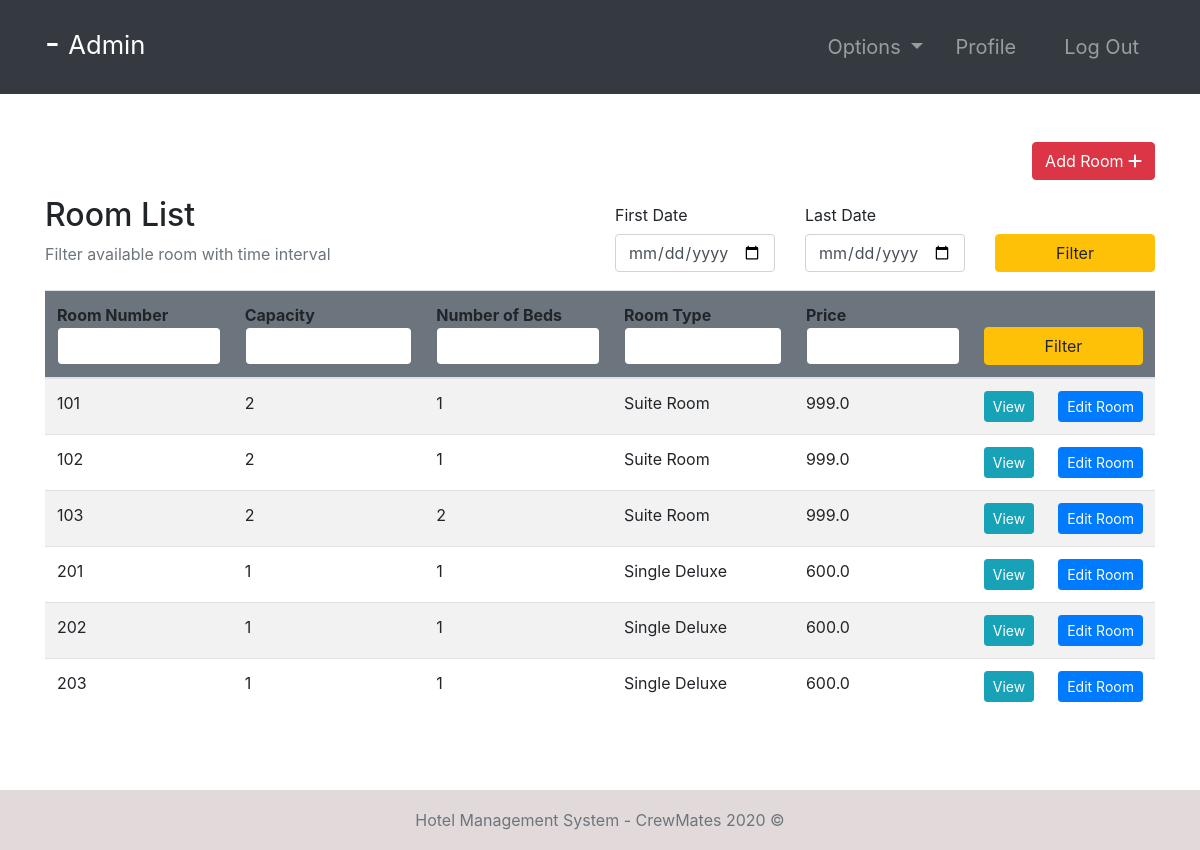
The app's page /rooms/ (signed in) with its own data.
### room/models.py (models this page shows, shortened)
class Room(models.Model):
    ROOM_TYPES = (
        ('King', 'King'),
        ('Luxury', 'Luxury'),
        ('Normal', 'Normal'),
        ('Economic', 'Economic'),
    )
    number = models.IntegerField(primary_key=True)
    capacity = models.SmallIntegerField()
    numberOfBeds = models.SmallIntegerField()
    roomType = models.CharField(max_length=20, choices=ROOM_TYPES)
    price = models.FloatField()
    statusStartDate = models.DateField(null=True)
    statusEndDate = models.DateField(null=True)

### room/views.py (the view, shortened to what this page needs)
# urls.py: path('rooms/', rooms, name="rooms"),
@ login_required(login_url='login')
def rooms(request):
    role = str(request.user.groups.all()[0])
    path = role + "/"
    rooms = Room.objects.all()
    firstDayStr = None
    lastDateStr = None
    def chech_availability(fd, ed):
        availableRooms = []
        for room in rooms:
            availList = []
            bookingList = Booking.objects.filter(roomNumber=room)
            if room.statusStartDate == None:
                for booking in bookingList:
                    if booking.startDate > ed.date() or booking.endDate < fd.date():
                        availList.append(True)
                    else:
                        availList.append(False)
                if all(availList):
                    availableRooms.append(room)
            else:
                if room.statusStartDate > ed.date() or room.statusEndDate < fd.date():
                    for booking in bookingList:
                        if booking.startDate > ed.date() or booking.endDate < fd.date():
                            availList.append(True)
                        else:
                            availList.append(False)
                        if all(availList):
                            availableRooms.append(room)
        return availableRooms
    context = {
        "role": role,
        'rooms': rooms,
        'fd': firstDayStr,
        'ld': lastDateStr
    }
    return render(request, path + "rooms.html", context)

### Templates/admin/rooms.html
{% extends '../index.html' %}
{% block context %}
{% include '../common_pages/rooms.html' %}
{% endblock %}

### Templates/index.html
{% include 'incs/head.html' %}
<body>
    {% include 'incs/nav.html' %}
    {% block context %}
    {% endblock %}
    {% include 'incs/footer.html' %}
</body>
</html>

### Templates/incs/head.html (shortened to what this page needs)
{% load static %}
<!DOCTYPE html>
<html lang="en">
<head>
    <link rel="stylesheet" type="text/css" href="{% static '/css/main.css' %}">
    <link rel="stylesheet" href="https://stackpath.bootstrapcdn.com/bootstrap/4.4.1/css/bootstrap.min.css"
>
</head>

### Templates/incs/nav.html (shortened to what this page needs)
<nav class="navbar navbar-dark bg-dark navbar-expand-lg py-3 " role="navigation">
    <div class="container">
        <a href="" class="navbar-brand">
            <h2 class="text-capitalize">
                {{ request.user.first_name }} {{ request.user.last_name }} -
                <small>
                    {{ role }}
                </small>
            </h2>
        </a>
        <div class="collapse navbar-collapse" id="navbarTags">
            <ul class="navbar-nav ml-auto">
                <li class="nav-item dropdown p-2">
                    <a class="nav-link dropdown-toggle" href="#" id="navbarDropdown" role="button"
                        data-toggle="dropdown" aria-haspopup="true" aria-expanded="false">
                        Options
                    </a>
                </li>
                <li class="nav-item mr-3 p-2">
                    {% if role == 'staff' or role == 'receptionist' or role == 'admin' or role == 'manager' %}
                    <a href="{% url 'employee-profile' user.id %}" class="nav-link">Profile</a>
                    {% endif %}
                </li>
                <li class="nav-item p-2 ">
                    <a href="{% url 'logout' %}" class="nav-link">Log Out</a>
                </li>
            </ul>
        </div>
    </div>
</nav>

### Templates/common_pages/rooms.html (shortened to what this page needs)
<div class="container py-5 clearfix">
    <div class="clearfix">
        {% if role == "manager" or role == "admin" %}
        <a href="{% url 'add-room' %}" class="btn btn-danger rounded float-right">Add Room <i
                class="fas fa-plus"></i></a>
        {% endif %}
    </div>
    <div class="table-header row mt-3 clearfix">
        <div class="col-sm-12 col-md-12 col-lg-6 mb-4">
            <h2>Room List</h2>
            <span class="text-muted">Filter available room with time interval</span>
        </div>
        <div class="col-sm-12 col-md-12 col-lg-6">
            <form action="" method="POST">
                <div class="row">
                    <div class="form-group col-4">
                        <label for="example-date-input" class="col-form-label">First Date</label>
                        <div class="">
                            <input class="form-control" type="date" name="fd" value="{{fd}}" id="example-date-input">
                        </div>
                    </div>
                    <div class="form-group col-4">
                        <label for="example-date-input" class="col-form-label">Last Date</label>
                        <div class="">
                            <input class="form-control" type="date" name="ld" value="{{ld}}" id="example-date-input">
                        </div>
                    </div>
                    <div class="col-4" style="margin-top:38px;">
                        <button type="submit" name="dateFilter" class="btn btn-warning w-100">Filter</button>
                    </div>
                </div>
            </form>
        </div>
    </div>
    <table class="table table-hover table-striped">
        <thead class="bg-secondary rounded">
            <tr>
                <form action="" method="POST">
                    <th>Room Number<input type="number" name="number" value="{{number}}"
                            class="form-control border border-secondary"></th>
                    <th>Capacity<input type="number" name="capacity" value="{{capacity}}"
                            class="form-control border border-secondary"></th>
                    <th>Number of Beds<input type="number" name="nob" value="{{nob}}"
                            class="form-control border border-secondary"></th>
                    <th>Room Type<input type="text" name="type" value="{{type}}"
                            class="form-control border border-secondary"></th>
                    <th>Price <input type="number" step="0.01" name="price" value="{{price}}"
                            class="form-control border border-secondary"></th>
                    <th colspan="2"><button type="submit" name="filter" class="btn btn-warning w-100">Filter</button>
                    </th>
                </form>
            </tr>
        </thead>
        <tbody>
            {% for room in rooms %}
            <tr>
                <td>{{ room.number }}</td>
                <td>{{ room.capacity }}</td>
                <td>{{ room.numberOfBeds }}</td>
                <td>{{ room.roomType }}</td>
                <td>{{ room.price }}</td>
                {% if role != "guest" %}
                <td> <a href="{% url 'room-profile' room.number %}" class="btn btn-info btn-sm w-100">View</a>
                </td>
                {% if role == 'manager' or role == 'admin' %}<td> <a href="{% url 'room-edit' room.number %}"
                        class="btn btn-sm btn-primary w-100">Edit&nbsp;Room</a></td> {% endif %}
                {% endif %}
            </tr>
            {% endfor %}
        </tbody>
    </table>
</div>

### Templates/incs/footer.html
<div class="mt-5">&nbsp;</div>
<footer class="footer sticky-bottom mt-5">
    <div class="container text-center">
        <span class="text-muted">Hotel Management System - CrewMates 2020 ©</span>
    </div>
</footer>

### static/css/main.css (style rules this page uses)
* { margin: 0; padding: 0; -webkit-font-smoothing: antialiased; }
.clearfix { overflow: auto; }
body { position: relative; }
nav .nav-item { font-size: 20px; }
.footer { position: absolute; bottom: 0; width: 100%; height: 60px; line-height: 60px; background-color: #e2dada; margin-top: 30px; }

### records on screen
Room: number "101", capacity "2", numberOfBeds "1", roomType "Suite Room", price "999.0"
Room: number "102", capacity "2", numberOfBeds "1", roomType "Suite Room", price "999.0"
Room: number "103", capacity "2", numberOfBeds "2", roomType "Suite Room", price "999.0"
Room: number "201", capacity "1", numberOfBeds "1", roomType "Single Deluxe", price "600.0"
Room: number "202", capacity "1", numberOfBeds "1", roomType "Single Deluxe", price "600.0"
Room: number "203", capacity "1", numberOfBeds "1", roomType "Single Deluxe", price "600.0"

### other values on screen
{{ role }} "Admin"
